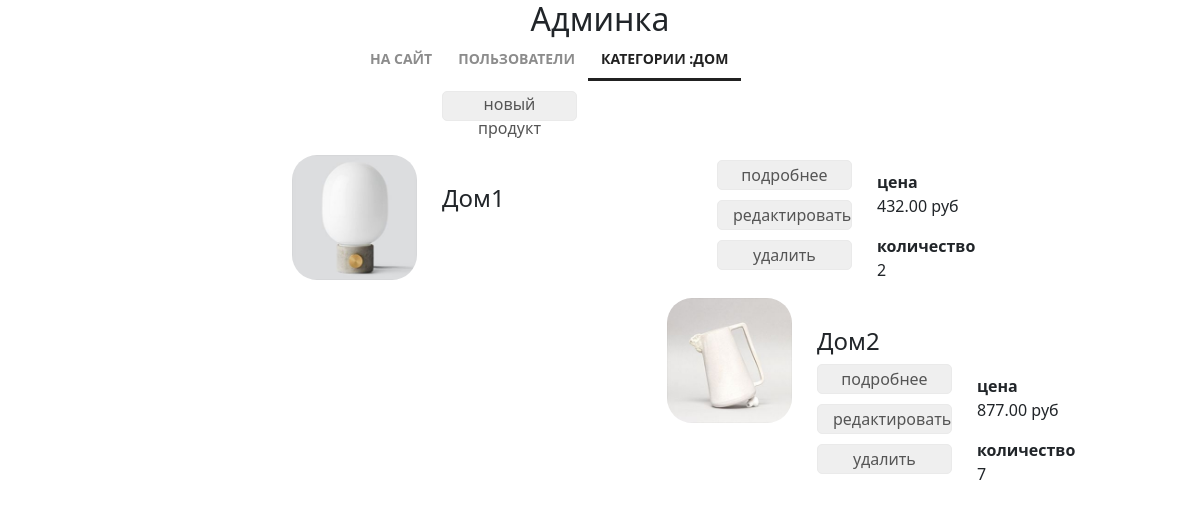
/control/products/1/ (signed in), run on an earlier commit of the app's database.
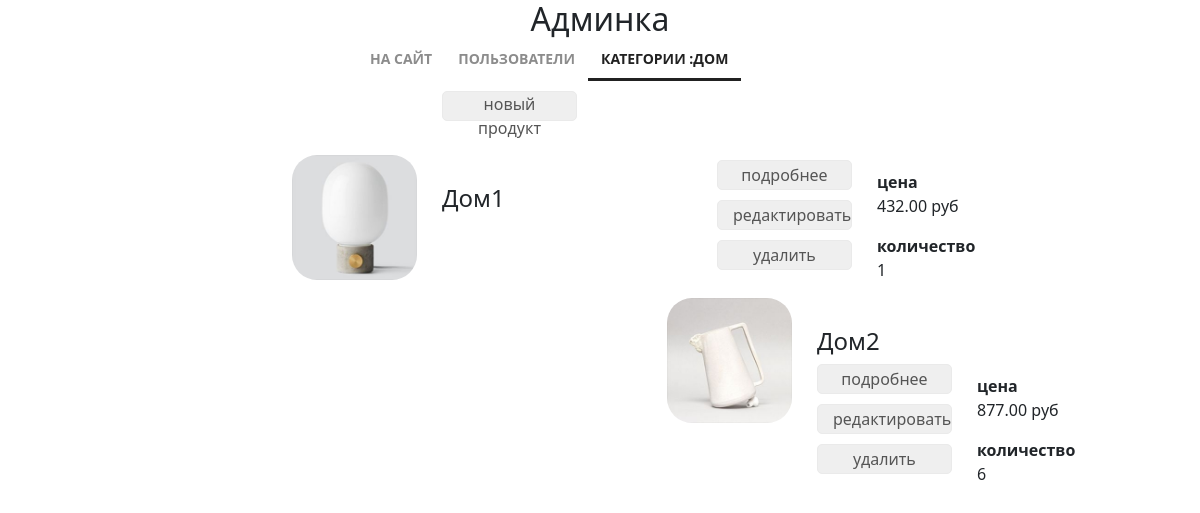
And on a later commit of the database.
### mainapp/models.py (models this page shows, shortened)
class Product(models.Model):
    category = models.ForeignKey(ProductCategory, on_delete=models.CASCADE, verbose_name='категория')
    name = models.CharField(max_length=128, verbose_name='название')
    image = models.ImageField(upload_to='products', blank=True, verbose_name='картинка')
    short_desc = models.CharField(max_length=255, verbose_name='краткое описание')
    description = models.TextField(verbose_name='описание')
    price = models.DecimalField(decimal_places=2, max_digits=10, default=0, verbose_name='цена')
    quantity = models.PositiveSmallIntegerField(default=0, verbose_name='количество')
    is_active = models.BooleanField(default=True)
    class Meta:
        verbose_name = 'продукт'
        verbose_name_plural = 'продукты'

### adminapp/views.py (the view)
# urls.py: path('products/<int:pk>/', views.ProductListView.as_view(), name='product_list'),
class ProductListView(AccessMixin, ListView):
    model = Product
    template_name = 'adminapp/products.html'
    def get_context_data(self, *args, **kwargs):
        context_data = super().get_context_data(*args, **kwargs)
        context_data['category'] = get_object_or_404(ProductCategory, pk=self.kwargs.get('pk'))
        return context_data
    def get_queryset(self):
        return Product.objects.filter(category__pk=self.kwargs.get('pk')).order_by('-is_active')

### adminapp/templatetags/my_tags.py (called while the page is built)
@register.filter(name='media_for_products')
def media_for_products(img_path):
    if not img_path:
        img_path = "products/default.jpg"
    return f'{settings.MEDIA_URL}{img_path}'

### adminapp/views.py (called while the page is built)
    @method_decorator(user_passes_test(lambda u: u.is_superuser))
    def dispatch(self, request, *args, **kwargs):
        return super().dispatch(request, *args, **kwargs)

### mainapp/context_processors.py (called while the page is built)
def basket(request):
    basket_items = []
    if request.user.is_authenticated:
        basket_items = Basket.objects.filter(user=request.user)
    return {
        'basket': basket_items,
    }

### adminapp/templates/adminapp/products.html (shortened to what this page needs)
{% extends 'adminapp/base.html' %}
{% load static %}
{% load my_tags %}
{% block content %}
  <div class="products_list">
    <button class="new_product">
      <a href="{% url 'adminapp:product_create' category.pk %}"> новый продукт </a>
    </button>
    {% for object in object_list %}
      <div class="product_record {% if not object.is_active %}not_active{% endif %}">
        <img
          src="{{object.image|media_for_products}}"
          alt="{{ object.name }}">
        <div class="product_name">
          {{ object.name|title }}
        </div>
        <div class="product_actions">
          <button>
            <a href="{% url 'adminapp:product_detail' object.pk %}">
              подробнее
            </a>
          </button>
          <button>
            <a href="{% url 'adminapp:product_update' object.pk %}">
              редактировать
            </a>
          </button>
          <button>
            <a href="{% url 'adminapp:product_delete' object.pk %}">
              {% if object.is_active %}
                удалить
              {% else %}
                восстановить
              {% endif %}
            </a>
          </button>
        </div>
        <div class="summary">
          <b>цена</b>
          <p>{{ object.price }} руб</p>
          <b>количество</b>
          <p>{{ object.quantity }}</p>
        </div>
      </div>
    {% endfor%}
  </div>
{% endblock %}

What changed in the data, as far as the page shows it:
changed Product "Дом1": quantity "2" → "1"
changed Product "Дом2": quantity "7" → "6"
